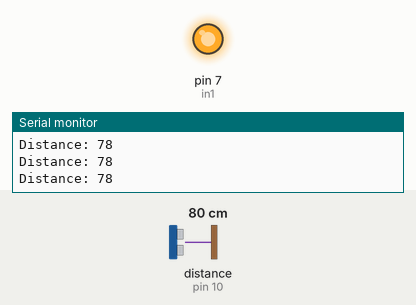
The sketch below on a simulated Arduino Uno, built with avr-gcc and run on an emulated ATmega328P. Parts: output pins drawn as LEDs (lit = HIGH), the last lines printed to the serial monitor. Wiring (inferred from the names in the program): ultrasonic range finder: trigger pin 9; echo pin 10. Inputs (shaded band) come from the test bench; at power-on: distance to the obstacle (sensor on pin 10) 80 cm. The echo pulse lasts 58.3 µs per cm; pins used as bus, display or sensor lines are not drawn.

Above: at 1.2 s.
1.3 s: distance to the obstacle (sensor on pin 10) set to 12 cm
2.8 s: distance to the obstacle (sensor on pin 10) set to 9 cm
At 4.1 s:
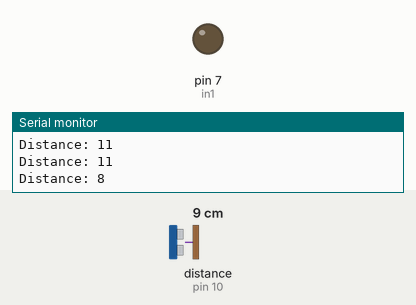
Timing chart, 0 to 5.8 s (numbered marks = the images above; inputs shaded):
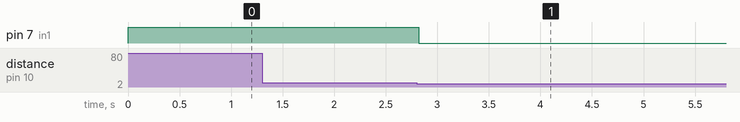

The sketch:

lithophaneFrame.ino
```cpp
int in1 = 7;
const int trigPin = 9;
const int echoPin = 10;
// defines variables
long duration;
int distance;

void setup() {
  pinMode(trigPin, OUTPUT);
  pinMode(echoPin, INPUT);
  Serial.begin(9600);

  pinMode(in1, OUTPUT);
  digitalWrite(in1, HIGH);
}
void loop() {
  digitalWrite(trigPin, LOW);
  delayMicroseconds(2);
  digitalWrite(trigPin, HIGH);
  delayMicroseconds(10);
  digitalWrite(trigPin, LOW);
  duration = pulseIn(echoPin, HIGH);
  distance= duration*0.034/2;
  Serial.print("Distance: ");
  Serial.println(distance);

if(distance < 10)
{
  digitalWrite(in1, LOW);
  delay(8000);
  digitalWrite(in1, HIGH);
}
}
```

Measured:
- the behaviour switches between 11 and 10 cm on distance to the obstacle (sensor on pin 10) (found by bisection; images 0 and 1)
- after the input at 2.8 s, pin 7 (in1): HIGH → LOW at once
